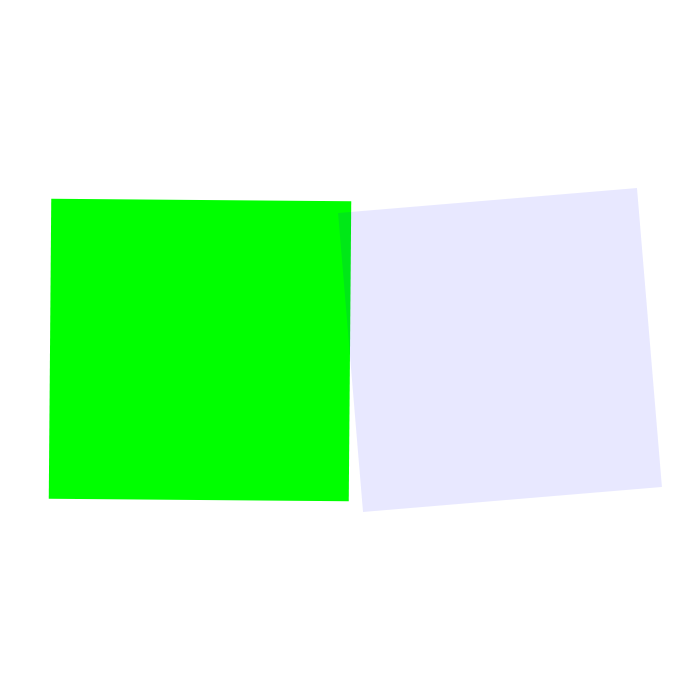
Frame 1 (no input)
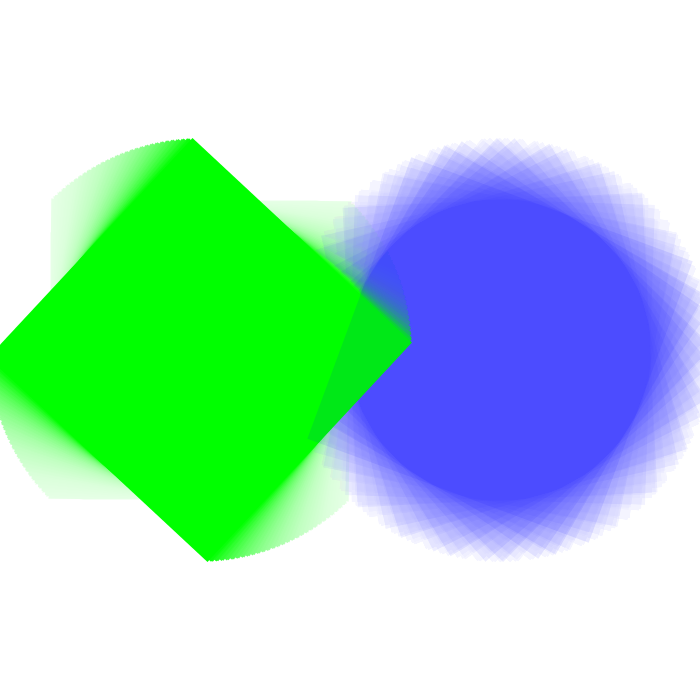
Frame 60 (no input)
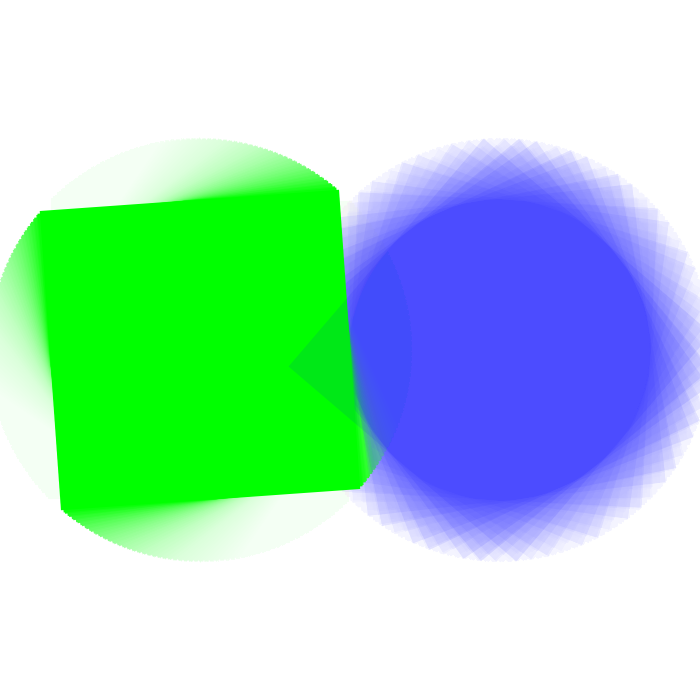
Frame 120 (the mouse pressed at the canvas centre since frame 60)

The p5.js sketch that drew these frames (run headless with seeded random() and noise() and a simulated clock; from frame 60 on, the mouse is pressed at the canvas centre):

// p5.js sketch
// ── sketch.js

function setup() {
	createCanvas(700, 700); // width height
	rectMode(CENTER);
	frameRate(50);
	// Rot, Grün, Blau , Transparnt
	background(255);
	noFill();
	strokeWeight(1);
	noStroke();
 	//blendMode(LIGHTEST);
	 // https://p5js.org/reference/#/p5/blendMode

}

function draw() {
	//clear();
	background(255,10);
	fill(0,255,0);
	push();
	translate(200, height / 2);
	rotate(millis() * 0.0005);
	rect(0, 0, 300, 300);
	pop();

	fill(0, 0, 255,23);
	push();
	translate(500, height / 2);
	rotate(millis() * -0.005);
	rect(0, 0, 300, 300);
	pop();

}
